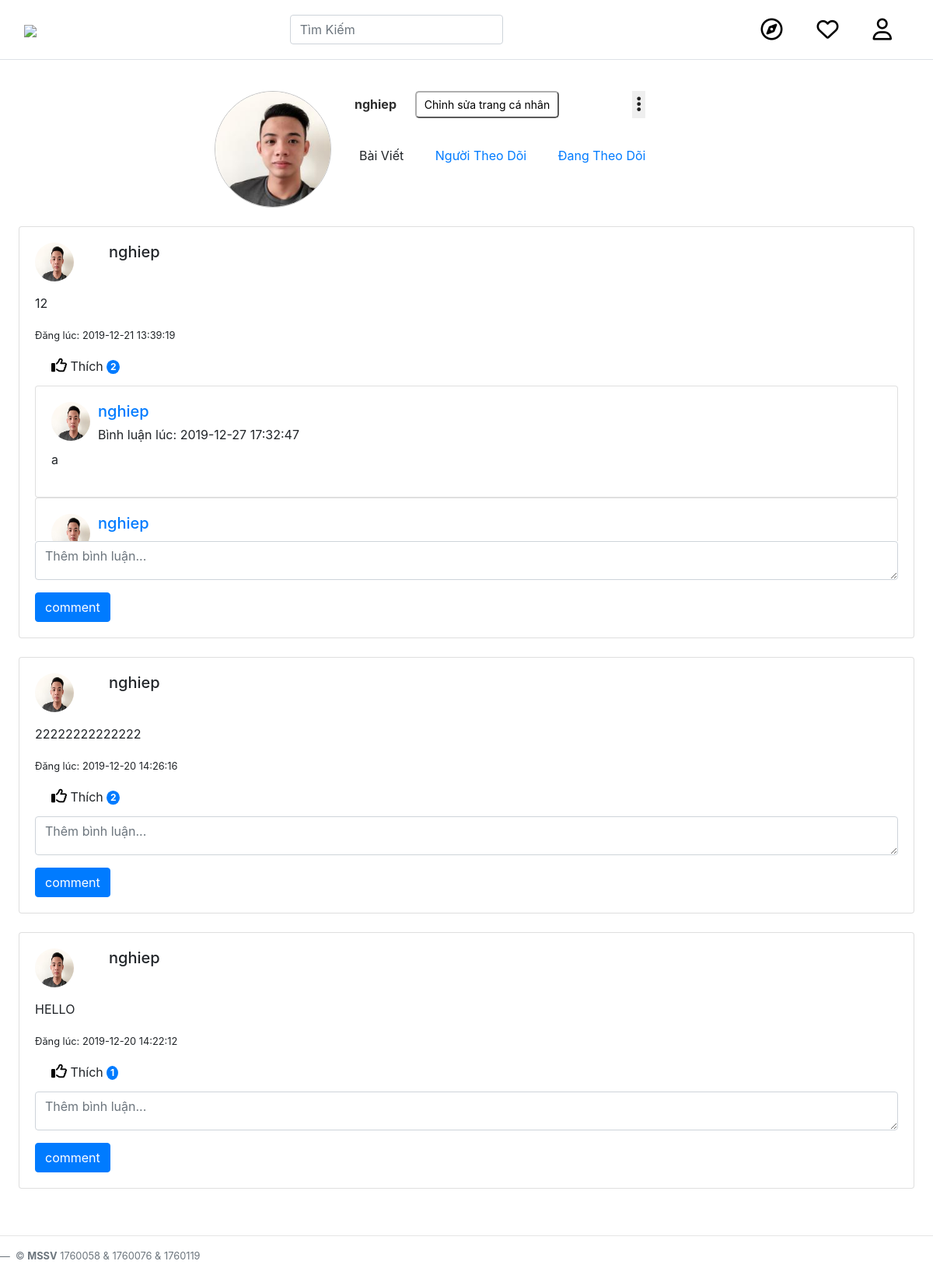
/userprofile.php (signed in), run on the app's committed database.
### tables this page shows
CREATE TABLE `users` (
  `id` int(11) NOT NULL,
  `fullname` varchar(255) NOT NULL,
  `phone` varchar(20) NOT NULL,
  `email` varchar(255) NOT NULL,
  `password` varchar(60) NOT NULL,
  `hasAvatar` int(11) DEFAULT 0,
  `status` int(11) DEFAULT 1,
  `code` varchar(16) NOT NULL,
  `code2` varchar(16) NOT NULL
);

CREATE TABLE `posts` (
  `id` int(11) NOT NULL,
  `userId` int(11) NOT NULL,
  `content` varchar(1024) NOT NULL,
  `createdAt` timestamp NOT NULL DEFAULT current_timestamp() ON UPDATE current_timestamp()
);

CREATE TABLE `comments` (
  `id` int(11) NOT NULL,
  `post_id` int(11) NOT NULL,
  `userId` int(11) NOT NULL,
  `createdAt` datetime NOT NULL DEFAULT current_timestamp(),
  `content` text NOT NULL
);

### functions.php (called while the page is built, shortened)
<?php
function findUserById($id) {
  global $db;
  $stmt = $db->prepare("SELECT * FROM users WHERE id = ?");
  $stmt->execute(array($id));
  $user = $stmt->fetch(PDO::FETCH_ASSOC);
  return $user;
}
  function userLiked($post_id,$userid)
  {
    $conn= mysqli_connect ('localhost','root','', 'doan1');
    $sql = "SELECT * FROM likes WHERE userId=$userid
          AND post_id=$post_id ";
    $result = mysqli_query($conn, $sql);
    if (mysqli_num_rows($result) > 0) {
      return true;
    }else{
      return false;
    }
  }
  function getLikes($id)
    {
      global $db;
      $stmt = $db->prepare("SELECT COUNT(*) FROM likes WHERE post_id = ?");
      $stmt->execute(array($id));
      return $stmt->fetch(PDO::FETCH_ASSOC);
    }
    function getcomment($id){
      global $db;
      $stmt=$db->prepare("SELECT p.id,pc.userId,u.hasAvatar,u.fullname as Fullname,pc.content,pc.createdAt ,u.hasAvatar FROM comments AS pc JOIN users as u on  u.id= pc.userId JOIN posts as p where p.id= pc.post_id and pc.post_id=? ORDER BY pc.createdAt DESC");
      $stmt->execute(array($id));
      $posts = $stmt->fetchAll(PDO::FETCH_ASSOC);
      return $posts;
    }
    function usercommentd($post_id,$userid)
          {
            $conn= mysqli_connect ('localhost','root','', 'doan1');
            $sql = "SELECT * FROM comments WHERE userId=$userid
                  AND post_id=$post_id ";
            $result = mysqli_query($conn, $sql);
            if (mysqli_num_rows($result) > 0) {
              return true;
            }else{
              return false;
            }
          }
  function getNewFeedsForProfile($userId) {
    global $db;
    $stmt = $db->prepare("SELECT p.id, p.userId, u.fullname as userFullname, u.hasAvatar as userHasAvatar, p.content, p.createdAt FROM posts as p LEFT JOIN users as u ON u.id = p.userId WHERE p.userId =$userId ORDER BY createdAt DESC");
    $stmt->execute();
    $posts = $stmt->fetchAll(PDO::FETCH_ASSOC);
    return $posts;
  }
?>

### init.php (called while the page is built, shortened)
<?php
require_once('functions.php');
if (isset($_SESSION['userId'])) {
    $currentUser = findUserById($_SESSION['userId']);
  }

### userprofile.php (the view, shortened to what this page needs)
<?php
require_once 'init.php';
if ($currentUser) {
    $newFeeds = getNewFeedsForProfile($currentUser['id']);
   }
?>
<?php include 'InHeader.php'; ?>
<?php if (isset($_POST['fullname']) && isset($_POST['phone'])): ?>
<?php
$fullname = $currentUser['fullname'];
$phone = $currentUser['phone'];
$success = true;
?>
<?php if (!$success) : ?>
<?php header('Location: index.php') ?>
<?php else: ?>
<div class="alert alert-danger" role="alert">
    Vui lòng nhập đầy đủ thông tin!
</div>
<?php endif; ?>
<?php else: ?>
<div class="row" id="main">
    <img id="avatar"
        src="<?php echo file_exists('./IMG/' . $currentUser['id'] . '.jpg') ? ('./IMG/' . $currentUser['id'] . '.jpg') : ('./IMG/0.jpg') ?>">
    <div>
        <strong id="name"><?php echo $currentUser['fullname'] ?></strong>
        <a href="update-profile.php" ><button class="button">
            Chỉnh sửa trang cá nhân
        </button></a>
        <div class="nav-item dropdown active" style="float: right; display: block;">
            <a href="#" id="navbarDropdown" role="button" data-toggle="dropdown" aria-haspopup="true"
                aria-expanded="false">
                <button class="iconSetting"><i class="fas fa-ellipsis-v"></i></button>
            </a>
        </div>
        <form action="" style="padding-top:3vw">
            <label style="margin-left: 3vw" for="baiviet"> Bài Viết</label>
            <a href="friend.php"> <label style="margin-left: 3vw" for="nguoitheodoi"> Người Theo Dõi</label></a>
            <a href="friend.php"> <label style="margin-left: 3vw" for="dangtheodoi"> Đang Theo Dõi</label></a>
        </form>
        <br>
    </div>
    <br>
</div>
<?php foreach ($newFeeds as $post) :  ?>
    <div class="card" style="margin: 2vw;">
        <div class="card-body">
            <h5 class="card-title">
                <div class="row">
                    <div class="col">
                        <?php if ($post['userHasAvatar']) : ?>
                        <img class="avatar" src="./IMG/<?php echo $post['userId'] ?>.jpg">
                        <?php else : ?>
                        <img class="avatar" src="no-avatar.jpg">
                        <?php endif; ?>
                    </div>
                    <div class="col-11">
                        <?php echo $post['userFullname'] ?>
                    </div>
                </div>
            </h5>
            <p class="card-text">
                <p><?php echo $post['content'] ?></p>
                <small>Đăng lúc: <?php echo $post['createdAt'] ?></small>
            </p>
            <div class="row">
            <?php $countlike=getLikes($post['id']);
                           ;?>
           <div class="btn-group"style="position: relative;bottom:6px;left:23px">
                                               <?php if (userLiked($post['id'],$currentUser['id'])): ?>
                                               <a class="btn"name="unlike"id="unlike"href="like.php?from=userprofile&type=unlike&id=<?php echo $post['id'] ?>"><i style='font-size:20px' class='far fa-thumbs-up'data-toggle="tooltip" title="Cảm xúc của bạn với status này!!"></i> Thích  <span class="badge badge-primary  rounded-circle" ><?php echo implode(" ",$countlike);?></span></a>
                                               <?php endif ?>
                </div>&emsp;&emsp;
            </div>
            <?php $getcomment=getcomment($post['id']);
                                   ?>
                                    <?php if(usercommentd($post['id'],$currentUser['id'])): ?>
                                    <div class="target" style="height:200px;overflow:scroll;" >
                                        <?php foreach ($getcomment as $postss):?>
                                       <div class="card" >
                                       <div class="card-body">
                                                    <h5 class="card-title">
                                                        <?php if($postss['hasAvatar']):?>
                                                        <img class="avatar" src="./IMG/<?php echo $postss['userId'] ?>.jpg">
                                                        <?php else: ?>
                                                        <?php endif ?>
                                                        <a href="profile.php?id=<?php echo $postss['userId'] ?>"><div style="position: absolute; left:80px;top:20px " ><?php echo $postss['Fullname']?> </div> </a>
                                                    </h5>
                                                    <p class="card-text"style="position: absolute; left:80px;top:50px" > Bình luận lúc:
                                                        <?php echo $postss['createdAt'];?>
                                                    </p>
                                                    <p >
                                                        <?php echo $postss['content'];?>
                                                    </p>
                                                    </div>
                                            </div>
                                        <?php endforeach ?>
                                                        </div>
                                    <?php else:?>
                                            <div></div>
                                    <?php endif?>
                                    <form action="comments.php?from=userprofile&type=upcommentindex&id=<?php echo $post['id'] ?>" method="POST" >
                                            <div class="form-group">
                                                <textarea style="height:50px" class="form-control" name="contents" id="contents" rows="3"placeholder="Thêm bình luận..."></textarea>
                                            </div>
                                            <button type="submit" class="btn btn-primary" name="upcomment">comment</button>
                                        </form>
        </div>
    </div>
<?php endforeach; ?>
<?php endif; ?>
<?php include 'Footer.php'; ?>

### CSS/style.css (style rules this page uses)
body { font-family: Arial, Helvetica, sans-serif; margin: auto; }

### InHeader.php (style rules this page uses)
.far { font-size: 28px; cursor: pointer; user-select: none; color: black; }
.avatar { vertical-align: middle; width: 50px; height: 50px; border-radius: 50%; }
#main { width: auto; margin-left: 23%; margin-top: 40px; display: flex; }
#avatar { width: 150px; height: 150px; border-radius: 50%; float: left; border: 1px solid #C3C3C3; object-fit: cover; }
#name { margin-left: 30px; font-size: 18; color: #2F2F2F; }
.button { background-color: white; border-color: #AEAEAE; border-radius: 5px; color: black; padding: 5px 10px; text-align: center; text-decoration: none; display: inline-block; font-size: 14px; margin-left: 20px; cursor: pointer; }
.iconSetting { font-size: 22px; background-color: none; border: none; cursor: pointer; color: #212121; margin-left: 10px; }

### data on the page
users: fullname "nghiep"
posts: userId.fullname "nghiep", content "12", createdAt "2019-12-21 13:39:19", countlike "2"
comments: userId.fullname "nghiep", createdAt "2019-12-27 17:32:47", content "a"
comments: userId.fullname "nghiep"
posts: userId.fullname "nghiep", content "22222222222222", createdAt "2019-12-20 14:26:16", countlike "2"
posts: userId.fullname "nghiep", content "HELLO", createdAt "2019-12-20 14:22:12", countlike "1"
